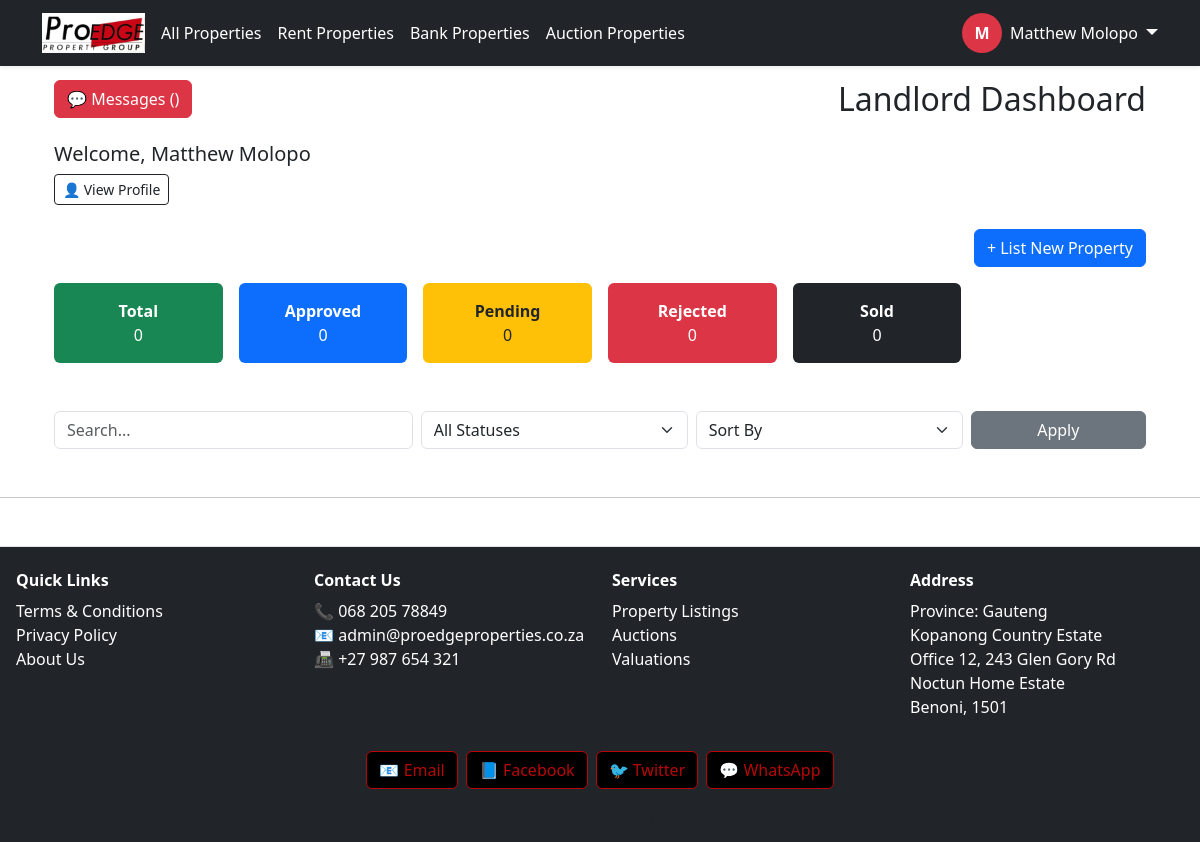
/dashboard/landlord/ (signed in), run on the app's committed database.
### proedge/models.py (models this page shows, shortened)
class CustomUser(AbstractUser):
    ROLE_CHOICES = [
        ('buyer', 'Buyer'),
        ('seller', 'Seller'),
        ('tenant', 'Tenant'),
        ('agency', 'Agency'),
        ('landlord', 'Landlord'),
        ('agent', 'Agent'),
        ('bank', 'Bank'),
        ('auctioneer', 'Auctioneer'),
    ]
    role = models.CharField(max_length=20, choices=ROLE_CHOICES)
    email = models.EmailField(unique=True)
    is_email_verified = models.BooleanField(default=False)

### proedge/views.py (the view)
# urls.py: path('dashboard/landlord/', landlord_dashboard, name='landlord_dashboard'),
@login_required
def landlord_dashboard(request):
    query = request.GET.get('q')
    selected_status = request.GET.get('status')
    sort_by = request.GET.get('sort')
    all_properties = Property.objects.filter(seller=request.user)
    properties = all_properties
    if selected_status in ['approved', 'rejected', 'pending', 'sold', 'available']:
        properties = properties.filter(status=selected_status)
    if query:
        properties = properties.filter(
            Q(title__icontains=query) |
            Q(location__icontains=query) |
            Q(description__icontains=query)
        )
    if sort_by == 'price_asc':
        properties = properties.order_by('price')
    elif sort_by == 'price_desc':
        properties = properties.order_by('-price')
    elif sort_by == 'newest':
        properties = properties.order_by('-created_at')
    elif sort_by == 'oldest':
        properties = properties.order_by('created_at')
    grouped_properties = defaultdict(list)
    for prop in properties:
        grouped_properties[prop.status].append(prop)
    context = {
        'grouped_properties': dict(grouped_properties),  # convert defaultdict to normal dict for template
        'role': 'Landlord',
        'total_listings': all_properties.count(),
        'approved_count': all_properties.filter(status='approved').count(),
        'rejected_count': all_properties.filter(status='rejected').count(),
        'pending_count': all_properties.filter(status='pending').count(),
        'sold_count': all_properties.filter(status='sold').count(),
        'available_count': all_properties.filter(status='available').count(),
        'selected_status': selected_status,
        'query': query,
        'user_name': request.user.get_full_name() or request.user.username,
    }
    return render(request, 'proedge/landlord_dashboard.html', context)

### proedge/templates/proedge/landlord_dashboard.html (shortened to what this page needs)
{% extends "base.html" %}
{% block content %}
<div class="container my-5">
  <div class="mb-4 d-flex justify-content-between align-items-center">
    <a href="{% url 'interest_messages' %}" class="btn btn-danger">
      💬 Messages ({{ interests.count }})
    </a>
    <h2 class="mb-0">{{ role }} Dashboard</h2>
  </div>
  <div class="mb-4">
    <h5>Welcome, {{ request.user.get_full_name }}</h5>
    <a href="{% url 'user_profile' %}" class="btn btn-outline-dark btn-sm">👤 View Profile</a>
  </div>
  <div class="text-end mb-3">
    <a href="{% url 'submit_property' %}" class="btn btn-primary">+ List New Property</a>
  </div>
  <div class="row g-3 mb-5">
    <div class="col-md-2 col-sm-4">
      <div class="bg-success text-white rounded p-3 text-center">
        <strong>Total</strong><br>{{ total_listings }}
      </div>
    </div>
    <div class="col-md-2 col-sm-4">
      <div class="bg-primary text-white rounded p-3 text-center">
        <strong>Approved</strong><br>{{ approved_count }}
      </div>
    </div>
    <div class="col-md-2 col-sm-4">
      <div class="bg-warning text-dark rounded p-3 text-center">
        <strong>Pending</strong><br>{{ pending_count }}
      </div>
    </div>
    <div class="col-md-2 col-sm-4">
      <div class="bg-danger text-white rounded p-3 text-center">
        <strong>Rejected</strong><br>{{ rejected_count }}
      </div>
    </div>
    <div class="col-md-2 col-sm-4">
      <div class="bg-dark text-white rounded p-3 text-center">
        <strong>Sold</strong><br>{{ sold_count }}
      </div>
    </div>
  </div>
  <form method="get" class="row g-2 align-items-center mb-4">
    <div class="col-md-4">
      <input type="text" name="q" class="form-control" placeholder="Search..." value="{{ query|default:'' }}">
    </div>
    <div class="col-md-3">
      <select name="status" class="form-select">
        <option value="">All Statuses</option>
      </select>
    </div>
    <div class="col-md-3">
      <select name="sort" class="form-select">
        <option value="">Sort By</option>
      </select>
    </div>
    <div class="col-md-2">
      <button type="submit" class="btn btn-secondary w-100">Apply</button>
    </div>
  </form>
</div>
{% endblock %}

### proedge/templates/base.html (shortened to what this page needs)
{% load static %}
<!DOCTYPE html>
<html lang="en">
<head>
     <link rel="stylesheet" href="https://unpkg.com/leaflet@1.9.5/dist/leaflet.css"
/>
    <link href="https://cdn.jsdelivr.net/npm/bootstrap@5.3.0/dist/css/bootstrap.min.css" rel="stylesheet">
    <link rel="stylesheet" href="https://cdnjs.cloudflare.com/ajax/libs/font-awesome/6.4.0/css/all.min.css">
    <link rel="stylesheet" href="{% static 'proedge/css/style.css' %}">
    <link rel="stylesheet" href="https://cdn.jsdelivr.net/npm/lightgallery@2.7.1/css/lightgallery.min.css">
    <link rel="stylesheet" href="https://unpkg.com/leaflet/dist/leaflet.css" />
    <link rel="stylesheet" href="https://unpkg.com/leaflet@1.9.5/dist/leaflet.css"
/>
<link rel="stylesheet" href="https://cdn.jsdelivr.net/npm/lightgallery@2.7.1/css/lightgallery-bundle.min.css" />
<link rel="stylesheet" href="https://cdn.jsdelivr.net/npm/lightgallery@2.7.1/plugins/thumbnail/lg-thumbnail.min.css">
<link rel="stylesheet" href="https://cdn.jsdelivr.net/npm/lightgallery@2.7.1/plugins/zoom/lg-zoom.min.css">
<link rel="stylesheet" href="https://cdn.jsdelivr.net/npm/lightgallery@2.7.1/plugins/fullscreen/lg-fullscreen.min.css">
<link rel="stylesheet" href="https://cdn.jsdelivr.net/npm/lightgallery@2.7.1/plugins/share/lg-share.min.css">
<link rel="stylesheet" href="https://cdn.jsdelivr.net/npm/lightgallery@2.7.1/plugins/pager/lg-pager.min.css">
</head>
<body>
<nav class="navbar navbar-expand-lg navbar-dark bg-dark fixed-top shadow-sm">
  <div class="container">
    <a class="navbar-brand fw-bold me-1" href="/">
      <img src="{% static 'images/logo.png' %}" alt="ProEdge Logo" style="height: 40px;">
    </a>
    <div class="collapse navbar-collapse" id="navbarMain">
      <ul class="navbar-nav me-auto mb-2 mb-lg-0 flex-wrap justify-content-start">
        <li class="nav-item flex-fill flex-lg-auto mb-1 mb-lg-0">
          <a class="nav-link btn btn-outline-danger text-white w-100 text-center mx-1 px-1 {% if request.path == '/' or request.path == '/properties/' %}active{% endif %}" href="{% url 'property_list' %}">All Properties</a>
        </li>
        <li class="nav-item flex-fill flex-lg-auto mb-1 mb-lg-0">
          <a class="nav-link btn btn-outline-danger text-white w-100 text-center mx-1 px-1 {% if request.path == '/rent/' %}active{% endif %}" href="{% url 'property_list' %}">Rent Properties</a>
        </li>
        <li class="nav-item flex-fill flex-lg-auto mb-1 mb-lg-0">
          <a class="nav-link btn btn-outline-danger text-white w-100 text-center mx-1 px-1 {% if request.path == '/bank/' %}active{% endif %}" href="{% url 'property_list' %}">Bank Properties</a>
        </li>
        <li class="nav-item flex-fill flex-lg-auto mb-1 mb-lg-0">
          <a class="nav-link btn btn-outline-danger text-white w-100 text-center mx-1 px-1 {% if request.path == '/auctions/' %}active{% endif %}" href="{% url 'property_list' %}">Auction Properties</a>
        </li>
      </ul>
      <div class="d-flex flex-wrap align-items-center mt-2 mt-lg-0">
        {% if user.is_authenticated %}
          <div class="dropdown d-flex align-items-center">
            <a class="d-flex align-items-center text-decoration-none text-white me-2" href="{% url 'dashboard_redirect' %}">
              <div class="rounded-circle bg-danger text-white d-flex justify-content-center align-items-center fw-bold" style="width: 40px; height: 40px;">
                {{ user.get_full_name|default:user.username|slice:":1"|upper }}
              </div>
              <span class="ms-2 d-none d-lg-inline">{{ user.get_full_name|default:user.username }}</span>
            </a>
            <a class="dropdown-toggle text-white fs-5 ms-auto" href="#" id="userDropdown" data-bs-toggle="dropdown" aria-expanded="false"></a>
          </div>
        {% else %}
          <div class="d-flex flex-wrap gap-1">
            <a class="btn btn-outline-danger text-white px-2 fw-semibold" href="{% url 'login' %}">Login</a>
            <a class="btn btn-danger px-2 fw-semibold" href="{% url 'register' %}">Register</a>
          </div>
        {% endif %}
      </div>
    </div>
  </div>
</nav>
<main class="container mt-4">
  {% block content %}{% endblock %}
</main>
<hr>
<footer class="bg-dark text-white mt-5 pt-4 pb-3 border-top">
  <div class="container-fluid px-2">
    <div class="row">
      <div class="col-6 col-md-3 mb-3 text-center text-md-start">
        <h6 class="fw-bold mb-2">Quick Links</h6>
        <ul class="list-unstyled">
          <li><a href="#" class="text-white text-decoration-none">Terms & Conditions</a></li>
          <li><a href="#" class="text-white text-decoration-none">Privacy Policy</a></li>
          <li><a href="#" class="text-white text-decoration-none">About Us</a></li>
        </ul>
      </div>
      <div class="col-6 col-md-3 mb-3 text-center text-md-start">
        <h6 class="fw-bold mb-2">Contact Us</h6>
        <ul class="list-unstyled">
          <li>📞 068 205 78849</li>
          <li>📧 <a href="mailto:admin@proedgeproperties.co.za" class="text-white text-decoration-none">admin@proedgeproperties.co.za</a></li>
          <li>📠 +27 987 654 321</li>
        </ul>
      </div>
      <div class="col-6 col-md-3 mb-3 text-center text-md-start">
        <h6 class="fw-bold mb-2">Services</h6>
        <ul class="list-unstyled">
          <li><a href="#" class="text-white text-decoration-none">Property Listings</a></li>
          <li><a href="#" class="text-white text-decoration-none">Auctions</a></li>
          <li><a href="#" class="text-white text-decoration-none">Valuations</a></li>
        </ul>
      </div>
      <div class="col-6 col-md-3 mb-3 text-center text-md-start">
        <h6 class="fw-bold mb-2">Address</h6>
        <ul class="list-unstyled">
          <li>Province: Gauteng</li>
          <li>Kopanong Country Estate</li>
          <li>Office 12, 243 Glen Gory Rd</li>
          <li>Noctun Home Estate</li>
          <li>Benoni, 1501</li>
        </ul>
      </div>
    </div>
    <div class="d-flex justify-content-center flex-wrap gap-2 mb-3">
      <a href="mailto:info@youthportal.com" class="social-btn">📧 Email</a>
      <a href="https://facebook.com" target="_blank" class="social-btn">📘 Facebook</a>
      <a href="https://twitter.com" target="_blank" class="social-btn">🐦 Twitter</a>
      <a href="https://wa.me/1234567890" target="_blank" class="social-btn">💬 WhatsApp</a>
    </div>
    <div class="text-center text-muted small">&copy; {{ now|date:"Y" }} ProEdge Property Group | Version 0.1</div>
  </div>
</footer>
</body>
</html>

### proedge/templates/base.html (style rules this page uses)
footer { padding-left: 0.5rem; padding-right: 0.5rem; }
body, html { overflow-x: hidden; }
.navbar-brand img { max-height: 40px; }
.social-btn { padding: 6px 12px; border-radius: 6px; border: 1px solid #b80707; color: #b80707; background-color: #000; text-decoration: none; transition: all 0.3s ease; }
.social-btn { display: inline-block; padding: 6px 12px; border-radius: 6px; background-color: #000; color: #b80707; font-weight: 500; text-decoration: none; transition: all 0.3s ease; border: 1px solid #b80707; }

### data on the page
CustomUser: get_full_name "M", get_full_name "Matthew Molopo", user.get_full_name "Matthew Molopo"

### other printed values
{{ role }} "Landlord"
{{ total_listings }} "0"
{{ approved_count }} "0"
{{ pending_count }} "0"
{{ rejected_count }} "0"
{{ sold_count }} "0"
